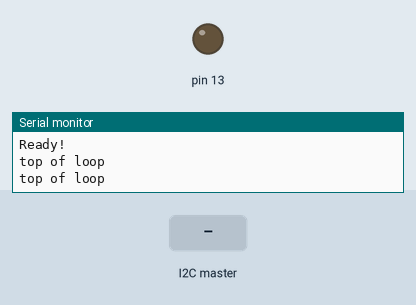
This sketch was run on a simulated Arduino Uno, built with avr-gcc and run on an emulated ATmega328P. Parts: output pins drawn as LEDs (lit = HIGH), the last lines printed to the serial monitor. The test bench sets the inputs (shaded band).

Above: at 1.2 s.
1.3 s: the I2C master sends the byte 1
At 1.6 s:
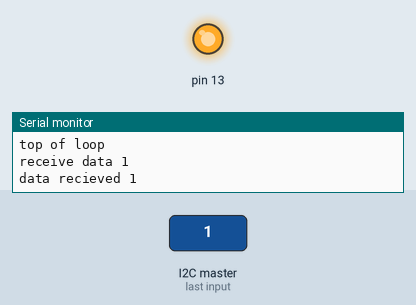
Timing chart, 0 to 4.3 s (numbered marks = the images above; inputs shaded):
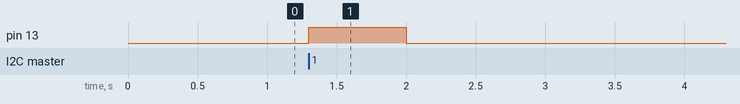

Measured:
- after the input at 1.3 s, pin 13: LOW → HIGH at once, → LOW 0.70 s later

The sketch:

i2c.ino
```cpp
#include <Wire.h>

#define SLAVE_ADDRESS 0x12
#define SLAVE_ADDRESS 0x04

int number = 0;
int state  = 0;

void receiveData(int byteCount);
void sendData();

void setup() {
  // put your setup code here, to run once:
  pinMode(13, OUTPUT);
  Serial.begin(9600); // make sure this is not too fast for other sensors

  // init i2c as slave
  Wire.begin(SLAVE_ADDRESS);

  // Hookup our callbacks
  Wire.onReceive(receiveData);
  Wire.onRequest(sendData);
  Serial.println("Ready!");
}

void loop() {
  Serial.println("top of loop");
  // The loop is not used since i2c is driven by interrupts
  delay(1000); // stop us from having a spinning loop.
  digitalWrite(13, LOW);
}

void receiveData(int byteCount) {

  Serial.print("receive data ");
  Serial.println(byteCount);
  while(Wire.available()) {
    number = Wire.read();
    Serial.print("data recieved ");
    Serial.println(number);

    if (state == 0) {
      digitalWrite(13, HIGH);  // set led on
      state = 1;
    } else {
      digitalWrite(13, LOW); // led off
      state = 0;
    }
  }
}

void sendData() {
  Wire.write(number);
}
```
